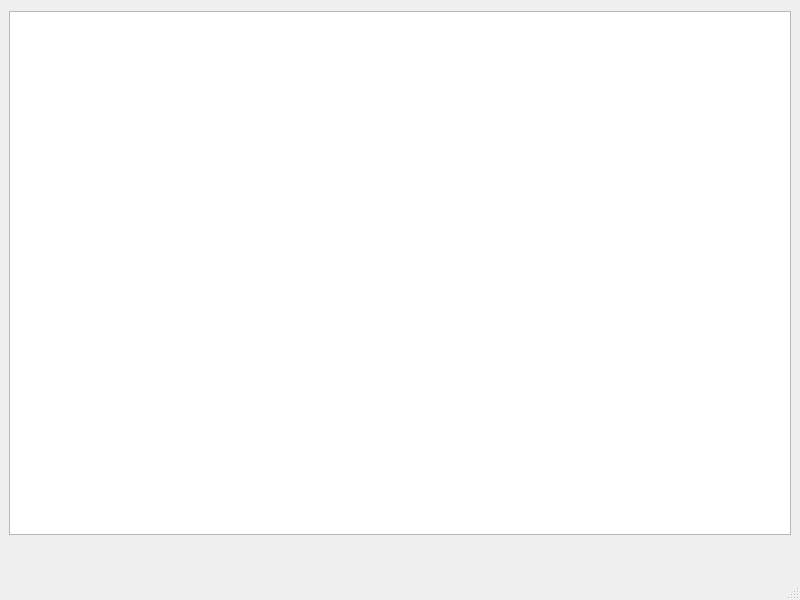
<?xml version="1.0" encoding="UTF-8"?>
<ui version="4.0">
 <class>MainWindow</class>
 <widget class="QMainWindow" name="MainWindow">
  <property name="geometry">
   <rect>
    <x>0</x>
    <y>0</y>
    <width>800</width>
    <height>600</height>
   </rect>
  </property>
  <property name="font">
   <font>
    <family>Bodoni MT</family>
   </font>
  </property>
  <property name="windowTitle">
   <string>MainWindow</string>
  </property>
  <widget class="QWidget" name="centralwidget">
   <property name="enabled">
    <bool>true</bool>
   </property>
   <property name="maximumSize">
    <size>
     <width>800</width>
     <height>546</height>
    </size>
   </property>
   <layout class="QHBoxLayout" name="horizontalLayout">
    <item>
     <widget class="QGraphicsView" name="graphicsViewCanvas">
      <property name="maximumSize">
       <size>
        <width>782</width>
        <height>524</height>
       </size>
      </property>
     </widget>
    </item>
   </layout>
  </widget>
  <widget class="QMenuBar" name="menubar">
   <property name="geometry">
    <rect>
     <x>0</x>
     <y>0</y>
     <width>800</width>
     <height>27</height>
    </rect>
   </property>
  </widget>
  <widget class="QStatusBar" name="statusbar"/>
 </widget>
 <resources/>
 <connections/>
</ui>
